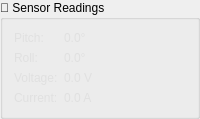
         <widget class="QGroupBox" name="grpSensors">
          <property name="sizePolicy">
           <sizepolicy hsizetype="Preferred" vsizetype="Preferred">
            <horstretch>0</horstretch>
            <verstretch>0</verstretch>
           </sizepolicy>
          </property>
          <property name="title">
           <string>📡 Sensor Readings</string>
          </property>
          <layout class="QFormLayout" name="sensorsFormLayout">
           <item row="0" column="0">
            <widget class="QLabel" name="lblPitchTitle">
             <property name="styleSheet">
              <string notr="true">/* Labels */
QLabel {
    color: #e0e0e0;
    background-color: transparent;
}

QLabel#lblStatus {
    padding: 4px 12px;
    border-radius: 4px;
    font-weight: bold;
}

QLabel[frameShape=&quot;4&quot;] { /* Box frame */
    background-color: #252526;
    border: 2px solid #3f3f46;
    border-radius: 4px;
}</string>
             </property>
             <property name="text">
              <string>Pitch:</string>
             </property>
            </widget>
           </item>
           <item row="0" column="1">
            <widget class="QLabel" name="lblPitch">
             <property name="styleSheet">
              <string notr="true">/* Labels */
QLabel {
    color: #e0e0e0;
    background-color: transparent;
}

QLabel#lblStatus {
    padding: 4px 12px;
    border-radius: 4px;
    font-weight: bold;
}

QLabel[frameShape=&quot;4&quot;] { /* Box frame */
    background-color: #252526;
    border: 2px solid #3f3f46;
    border-radius: 4px;
}</string>
             </property>
             <property name="text">
              <string>0.0°</string>
             </property>
            </widget>
           </item>
           <item row="1" column="0">
            <widget class="QLabel" name="lblRollTitle">
             <property name="styleSheet">
              <string notr="true">/* Labels */
QLabel {
    color: #e0e0e0;
    background-color: transparent;
}

QLabel#lblStatus {
    padding: 4px 12px;
    border-radius: 4px;
    font-weight: bold;
}

QLabel[frameShape=&quot;4&quot;] { /* Box frame */
    background-color: #252526;
    border: 2px solid #3f3f46;
    border-radius: 4px;
}</string>
             </property>
             <property name="text">
              <string>Roll:</string>
             </property>
            </widget>
           </item>
           <item row="1" column="1">
            <widget class="QLabel" name="lblRoll">
             <property name="styleSheet">
              <string notr="true">/* Labels */
QLabel {
    color: #e0e0e0;
    background-color: transparent;
}

QLabel#lblStatus {
    padding: 4px 12px;
    border-radius: 4px;
    font-weight: bold;
}

QLabel[frameShape=&quot;4&quot;] { /* Box frame */
    background-color: #252526;
    border: 2px solid #3f3f46;
    border-radius: 4px;
}</string>
             </property>
             <property name="text">
              <string>0.0°</string>
             </property>
            </widget>
           </item>
           <item row="2" column="0">
            <widget class="QLabel" name="lblVoltageTitle">
             <property name="styleSheet">
              <string notr="true">/* Labels */
QLabel {
    color: #e0e0e0;
    background-color: transparent;
}

QLabel#lblStatus {
    padding: 4px 12px;
    border-radius: 4px;
    font-weight: bold;
}

QLabel[frameShape=&quot;4&quot;] { /* Box frame */
    background-color: #252526;
    border: 2px solid #3f3f46;
    border-radius: 4px;
}</string>
             </property>
             <property name="text">
              <string>Voltage:</string>
             </property>
            </widget>
           </item>
           <item row="2" column="1">
            <widget class="QLabel" name="lblVoltage">
             <property name="styleSheet">
              <string notr="true">/* Labels */
QLabel {
    color: #e0e0e0;
    background-color: transparent;
}

QLabel#lblStatus {
    padding: 4px 12px;
    border-radius: 4px;
    font-weight: bold;
}

QLabel[frameShape=&quot;4&quot;] { /* Box frame */
    background-color: #252526;
    border: 2px solid #3f3f46;
    border-radius: 4px;
}</string>
             </property>
             <property name="text">
              <string>0.0 V</string>
             </property>
            </widget>
           </item>
           <item row="3" column="0">
            <widget class="QLabel" name="lblCurrentTitle">
             <property name="styleSheet">
              <string notr="true">/* Labels */
QLabel {
    color: #e0e0e0;
    background-color: transparent;
}

QLabel#lblStatus {
    padding: 4px 12px;
    border-radius: 4px;
    font-weight: bold;
}

QLabel[frameShape=&quot;4&quot;] { /* Box frame */
    background-color: #252526;
    border: 2px solid #3f3f46;
    border-radius: 4px;
}</string>
             </property>
             <property name="text">
              <string>Current:</string>
             </property>
            </widget>
           </item>
           <item row="3" column="1">
            <widget class="QLabel" name="lblCurrent">
             <property name="styleSheet">
              <string notr="true">/* Labels */
QLabel {
    color: #e0e0e0;
    background-color: transparent;
}

QLabel#lblStatus {
    padding: 4px 12px;
    border-radius: 4px;
    font-weight: bold;
}

QLabel[frameShape=&quot;4&quot;] { /* Box frame */
    background-color: #252526;
    border: 2px solid #3f3f46;
    border-radius: 4px;
}</string>
             </property>
             <property name="text">
              <string>0.0 A</string>
             </property>
            </widget>
           </item>
          </layout>
         </widget>
